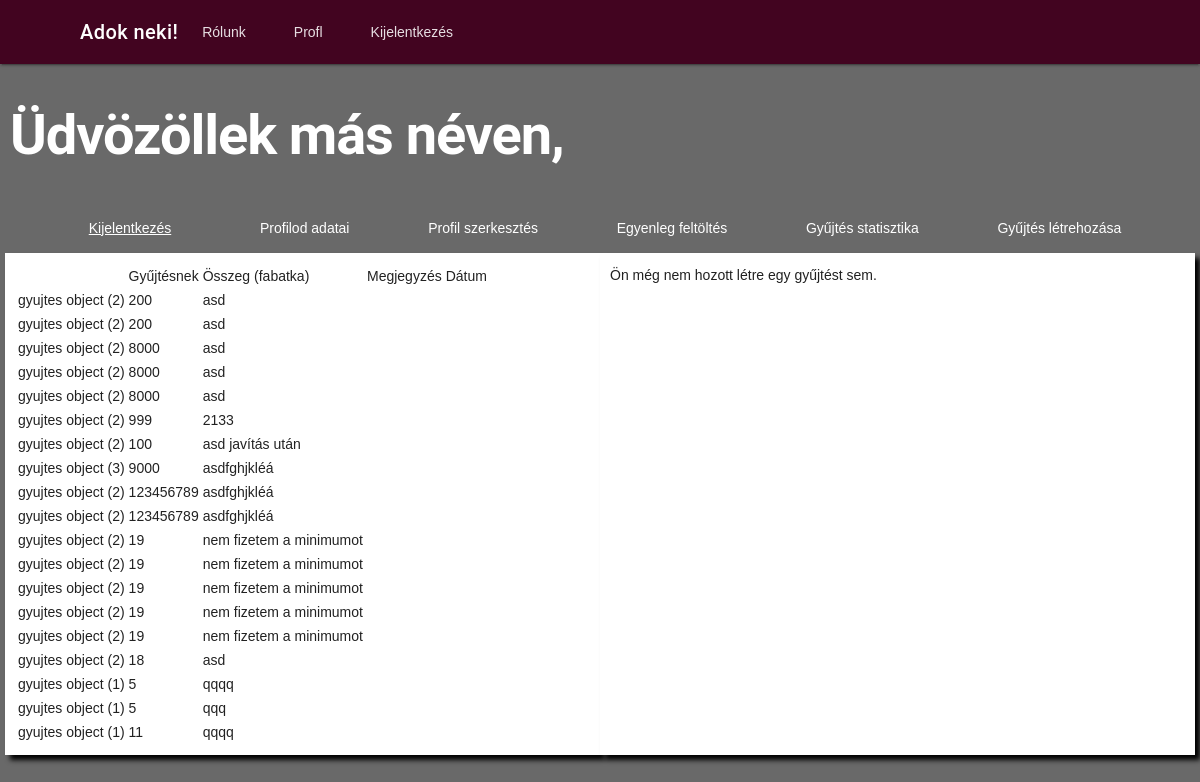
The app's page /gyujtesStat/ (signed in), older data.
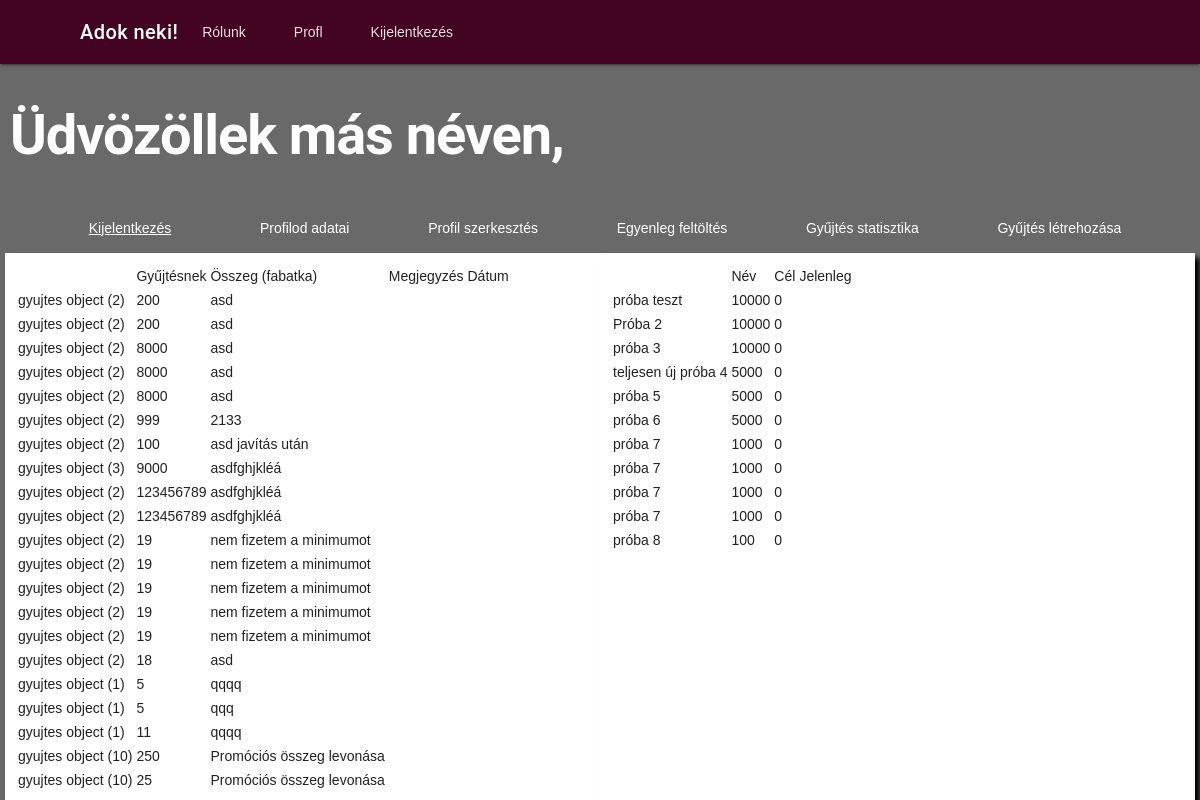
The same page, newer data.
### app/models.py (models this page shows, shortened)
class fizetes(models.Model):
    ki = models.ForeignKey(settings.AUTH_USER_MODEL, on_delete=models.CASCADE)
    gyujtesnek = models.ForeignKey(gyujtes, on_delete=models.CASCADE)
    mennyit = models.IntegerField()
    megjegyzes = models.CharField(null=True, max_length=255)
    datum = models.DateField(default=date.today())
    ido = models.TimeField(default=datetime.now().time())
    class Meta:
        ordering = ["id"]

class gyujtes(models.Model):
    publikalo = models.ForeignKey(
        settings.AUTH_USER_MODEL, on_delete=models.CASCADE)
    cim = models.CharField(max_length=255)
    leiras = models.TextField()
    promocios = models.BooleanField(default=False)
    minAr = models.IntegerField(null=False)
    cel = models.IntegerField()
    jelenleg = models.IntegerField(default=0)
    datum = models.DateField(default=date.today())
    ido = models.TimeField(default=datetime.now().time())
    celDatum = models.DateTimeField(null=True)
    class Meta:
        ordering = ["id"]
    def __str__(self) -> str:
        return super().__str__()

### app/views.py (the view)
# urls.py: path("gyujtesStat/", views.gyujtesStat, name="gyujtesStat"),
def gyujtesStat(request):
    UserModel = User.objects.get(id=request.user.id)
    fizetesek = fizetes.objects.filter(ki=UserModel.id)
    print("eltárolt fizetések")
    for i in fizetesek:
        print(i.id)
    print("fizetesek ==0?")
    if len(fizetesek) == 0:
        print("aha")
        fizetesek = "Ön még nem adományozott semmilyen célnak eddig."
    else:
        print("ha nem")
        print(len(fizetesek))
    gyujtesek = gyujtes.objects.filter(publikalo=UserModel.id)
    print("eltárolt gyüjtések")
    for i in gyujtesek:
        print(i.id)
    print("gyujtesek ==0?")
    if len(gyujtesek) == 0:
        print("aha")
        gyujtesek = "Ön még nem hozott létre egy gyűjtést sem."
    else:
        print("ha nem")
        print(gyujtesek)
        print(len(gyujtesek))
    return render(request, "templates/app/gyujtesStatisztika.html", {"cim": "Adok neki! - Gyűjtés és fizetés statisztikák", "fizetesek": fizetesek, "gyujtesek": gyujtesek})

### app/templates/app/gyujtesStatisztika.html
{% extends "templates/app/layout.html" %}
{% block content %}
{% if user.is_authenticated %}
<h1 id="oldalcim">Üdvözöllek {{felhasznaloAlapertelmezett.first_name}} más néven,
    {{felhasznaloAlapertelmezett.username}} </h1>
<div class="mdl-tabs mdl-js-tabs mdl-js-ripple-effect" id="menu">
    <a href="{% url 'kijelentkezes'%}" id="kijelentkezes">Kijelentkezés</a>
    <a href="{%url 'profil'%}" id="ugras">Profilod adatai</a>
    <a href="{%url 'profilSzerk'%}" id="ugras">Profil szerkesztés</a>
    <a href="{%url 'egyenlegFel'%}" id="ugras">Egyenleg feltöltés</a>
    <a href="{%url 'gyujtesStat'%}" id="ugras">Gyűjtés statisztika</a>
    <a href="{%url 'ujGyujtes'%}" id="ugras">Gyűjtés létrehozása</a>
</div>
<div id="oldal_dobozVER">
    <div id="doboz">
        {% if fizetes == "Ön még nem adományozott semmilyen célnak eddig."%}
        <p id="hiba">{{fizetesek}}</p>
        {%else%}
        <table>
            <thead>
                <th>
                <td>Gyűjtésnek</td>
                <td>Összeg (fabatka)</td>
                <td>Megjegyzés</td>
                <td>Dátum</td>
                </th>
            </thead>
            <tbody>
                {%for i in fizetesek%}
                <tr>
                    <td>{{i.gyujtesnek}}</td>
                    <td>{{i.mennyit}}</td>
                    <td>{{i.megjegyzes}}</td>
                </tr>
                {%endfor%}
            </tbody>
        </table>
        {%endif%}
    </div>
    <div id="doboz">
        {% if gyujtesek == "Ön még nem hozott létre egy gyűjtést sem."%}
        <p id="hiba">{{gyujtesek}}</p>
        {% else %}
        <table>
            <thead>
                <th>
                <td>Név</td>
                <td>Cél</td>
                <td>Jelenleg</td>
                </th>
            </thead>
            <tbody>
                {%for i in gyujtesek%}
                <tr>
                    <td>{{i.cim}}</td>
                    <td>{{i.cel}}</td>
                    <td>{{i.jelenleg}}</td>
                </tr>
                {%endfor%}
            </tbody>
        </table>
        {%endif%}
    </div>
</div>
{% else %}
<p id="alternativValasz">Úgy tűnik, hogy nem vagy bejelentkezve! <a href="{% url 'bejelentkezes' %}">Jelentkezz be</a>
    az oldal megtekintéséhez!</p>
{% endif %}
{% endblock %}

### app/templates/app/layout.html (shortened to what this page needs)
<!DOCTYPE html>
<html lang="hu">
<head>
    {% load static %}
    <link href="{% static 'mdl/material.min.css' %}" rel="stylesheet">
    {% load static %}
    <link rel="stylesheet" href="{% static 'main_style.css' %}">
</head>
<body>
    <div class="mdl-layout mdl-js-layout mdl-layout--fixed-header">
        <header class="mdl-layout__header">
            <div class="mdl-layout__header-row">
                <span class="mdl-layout-title"><a href="{% url 'kezdolap' %}" id="kezdolapVissza">Adok neki!</a></span>
                <nav class="mdl-navigation mdl-layout--large-screen-only">
                    <a class="mdl-navigation__link" href="{% url 'rolunk' %}">Rólunk</a>
                    {% if user.is_authenticated%}
                    <a href="{% url 'profil'%}" class="mdl-navigation__link">Profl</a>
                    <a href="{% url 'kijelentkezes'%}" class="mdl-navigation__link">Kijelentkezés</a>
                    {%else%}
                    <a href="{% url 'bejelentkezes' %}" class="mdl-navigation__link">Bejelentkezés</a>
                    {%endif%}
                </nav>
            </div>
        </header>
        <main class="mdl-layout__content">
            <div class="page-content">
                <div>
                    {% block content %}{% endblock %}
                </div>
            </div>
        </main>
    </div>
</body>
</html>

### app/static/app/main_style.css (style rules this page uses)
.mdl-layout__header { background-color: #420420; }
body { background-color: #696969; }
#oldalcim { color: white; font-weight: 700; padding: 10px; }
#kezdolapVissza { color: white; text-decoration-line:none; }
#doboz { background-color: white; padding: 10px; box-shadow: 5px 5px 5px black; }
#ugras { color: white; text-decoration-line: none; }
table { width:-moz-available }
#menu { display: flex; justify-content: space-evenly; flex-direction: row; align-items: center; }
#kijelentkezes { color: white; padding: 10px; }
#oldal_dobozVER { display: flex; flex-direction: row; align-items: stretch; justify-content: space-evenly; align-content: safe; padding: 5px; }
#oldal_dobozVER #doboz { width: 49%; }

Row changes from the older to the newer data that the page shows:
added fizetes: gyujtesnek "gyujtes object (10)", mennyit "250", megjegyzes "Promóciós összeg levonása"
added fizetes: gyujtesnek "gyujtes object (10)", mennyit "25", megjegyzes "Promóciós összeg levonása"
added gyujtes: cim "próba teszt", cel "10000", jelenleg "0"
added gyujtes: cim "Próba 2", cel "10000", jelenleg "0"
added gyujtes: cim "próba 3", cel "10000", jelenleg "0"
added gyujtes: cim "teljesen új próba 4", cel "5000", jelenleg "0"
added gyujtes: cim "próba 5", cel "5000", jelenleg "0"
added gyujtes: cim "próba 6", cel "5000", jelenleg "0"
added gyujtes: cim "próba 7", cel "1000", jelenleg "0"
added gyujtes: cim "próba 7", cel "1000", jelenleg "0"
added gyujtes: cim "próba 7", cel "1000", jelenleg "0"
added gyujtes: cim "próba 7", cel "1000", jelenleg "0"
added gyujtes: cim "próba 8", cel "100", jelenleg "0"
Text that changed along with them:
{{ gyujtesek }}: "Ön még nem hozott létre egy gyűjtést sem." → (not shown)
text now shown: "Név Cél Jelenleg"
